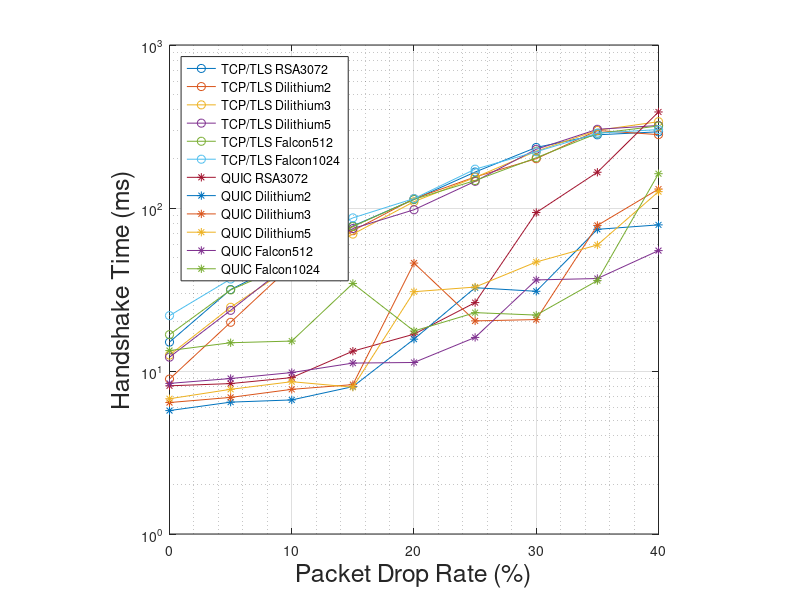

Source code (MATLAB):
clear all

%{
selections

1: quic old or first data with 3 drop rates 1000 samples
2: quic and tls data with 9 drop rates and 10 samples
3: tls data with 9 drop rates and 1000 samples


%}


selection = 3;

if selection == 1
    %quic old or first data with 3 drop rates 1000 samples
    x = [0 10 40];
    y = [8.63 7.18 8.03
    2319.69 2364.36 2264.67
    10929.97 6103.18 6028.09];
    plot(x,y)
    ylabel('Handshake Time (ms)','FontSize',18)
    xlabel('Packet Drop Rate (%)','FontSize',18)
    set(gca, 'YScale', 'log')
    legend({'RSA 3072','Dilithium 2','Dilithium 3'},'FontSize',14)
    legend('Location','southeast')
    grid on
    grid minor
    axis square
elseif selection == 2
    %quic data with 9 drop rates and 10 samples
    x = [0 5 10 15 20 25 30 35 40];
    y = [8.695173262 8.629846566 8.047533035 7.985806469 13.41795922 9.529900555 32.79318808 434.2783217 11.45131588
    6.544303894	4.749417305	5.830097199	8.260846139	7.25710392	11.15381718	8.411431313	8.185744284	58.37039947
    6.024575233	6.209206583	6.171250343	6.540107724	7.969975479	6.545281407	8.18490982	8.599925037	642.0085433
    7.767415046	9.21881199	8.655285837	7.955455784	7.859110837	8.120965955	6.669807441	8.744978899	7.5855732
    9.316611286	8.12036991	7.867288588	8.124160765	7.496333121	80.16850948	7.86240101	8.583188053	17.31464864
    12.76328563	12.97330857	13.36572171	16.45607951	15.16993046	12.76195048	16.63460732	15.88089464	12.12100982];
    %tls data with 9 drop rates and 10 samples
    z = [23.01409244	35.65008642	13.09833527	37.69719601	127.9998779	146.6828584	302.5813103	234.7188234	33.95493029
   7.411003109	49.11291604	51.29601957	202.8107169	50.38070679	10.59389114	252.6901721	195.0881006	378.4813408
   13.25833798	8.059072486	35.78243254	9.368848804	165.7651663	118.4631824	116.2591695	727.8258088	123.0562209
   17.88449289	11.97397709	36.81724066	32.15746881	73.45192434	104.3663741	197.8394509	529.9631361	96.21708396
   14.59240914	12.15834618	36.16075515	11.07621193	162.0191812	100.8547307	163.4907962	210.3712558	269.5790534
   20.28882502	29.95557786	18.58947277	155.9488773	77.5407553	208.4122179	560.8622784	278.8308619	5.90250492];
    plot(x,y,x,z,'--')
    set(gca, 'YScale', 'log')
    ylabel('Handshake Time (ms)','FontSize',18)
    xlabel('Packet Drop Rate (%)','FontSize',18)
    legend({'RSA 3072','Dilithium 2','Dilithium 3','Dilithium 5','Falcon 512','Falcon 1024','TCP'},'FontSize',14)
    legend('Location','northwest')
    grid on
    grid minor
    axis square

elseif selection == 3
    %tls data with 9 drop rates and 1000 samples
    x = [0 5 10 15 20 25 30 35 40];
    y = [15.0426962	31.6143265	48.6450293	77.5969443	112.87435	166.224248	235.283324	281.156161	293.386755
    8.921268702	19.89830756	44.4141269	72.5677059	114.044445	155.08949	200.654529	298.879165	281.98114
    12.5220101	24.59621024	43.8976784	69.1551957	109.362925	153.992878	223.01962	299.708437	338.370623
    12.1575196	23.5603874	46.5200851	74.8022897	97.5426736	145.775265	229.175172	303.994443	320.754321
    16.7149951	31.4340405	45.7379036	76.9947426	113.022259	147.440938	203.375823	286.888195	318.560271
    21.8567877	36.667181	57.2596824	86.9759176	114.232093	173.056225	221.405254	287.782331	302.872536];
    %quic data with 9 drop rates and 1000 samples    
     z = [8.112297	8.37153	9.110029	13.23372	16.82594	26.27992	93.79313	165.6946	388.3478
    5.716916323	6.441332	6.646052	8.019722	15.68176	32.42768	30.83452	73.99368	78.78724
    6.404416	6.886349	7.718261	8.249979	45.93917	20.29497	20.67745	78.17918	130.6784
    6.75817	7.720164	8.599003	7.953617	30.65121	32.73516	46.63744	59.30492	125.9837
    8.39404	8.991255	9.782846	11.18416	11.28093	16.06902	36.20807	36.92629	54.77914
    13.34471	14.90665	15.26271	34.44567	17.59507	22.80638	22.03492	35.8588	162.3324];
    plot(x,y,'-o',x,z,'-*')
    set(gca, 'YScale', 'log')
    ylabel('Handshake Time (ms)','FontSize',18)
    xlabel('Packet Drop Rate (%)','FontSize',18)
    legend({'TCP/TLS RSA3072','TCP/TLS Dilithium2','TCP/TLS Dilithium3','TCP/TLS Dilithium5','TCP/TLS Falcon512','TCP/TLS Falcon1024','QUIC RSA3072','QUIC Dilithium2','QUIC Dilithium3','QUIC Dilithium5','QUIC Falcon512','QUIC Falcon1024'},'FontSize',9)
    %legend({'TCP/TLS','','','','','','QUIC'},'FontSize',14)
    legend('Location','northwest')
    grid on
    grid minor
    axis square
    
end